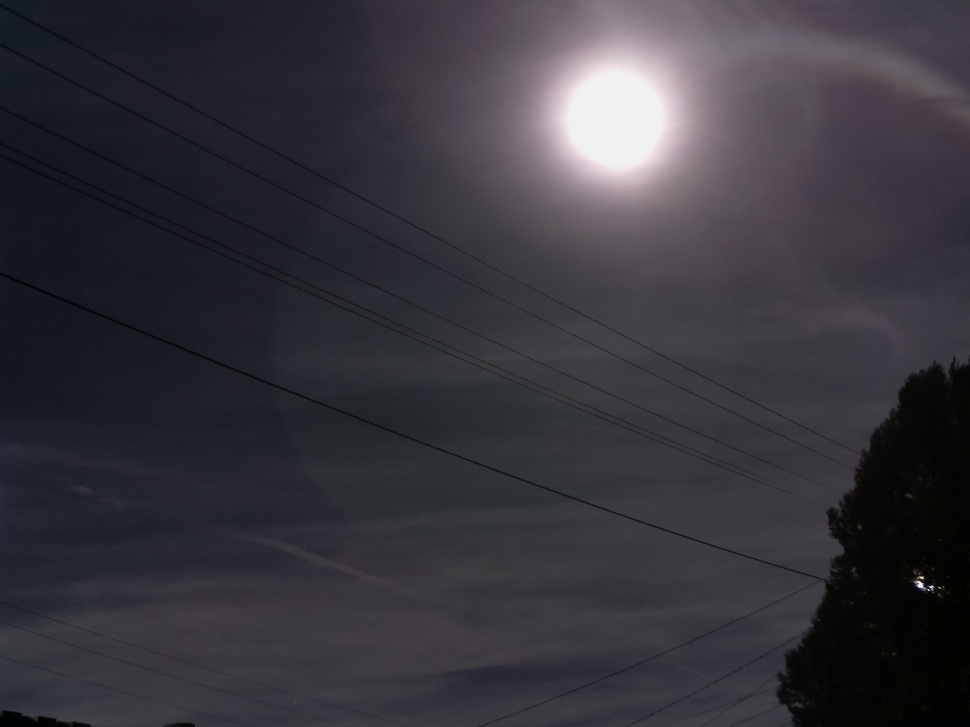
#> input picture sky.jpg, 970 x 727 px, shrunk from 2592 x 1944 before the run
$ python main.py
#> lines starting #> are read from the running program, lines starting #| are printed output that depends on the picture
import cv2
import numpy as np

TRESHHOLD = 0.85  # Treshold for object location. Any smaller match is rejected.
LENVIEW = 100  # Camera lens' angle of view in degrees

observerMode = False # If True, every result will be displayed with pictures.
showMatchingResult = True  # If True template matching result weill be displayed

im = cv2.imread('sky.jpg')  # This is the current photo of the night sky
#> im is the input picture: shape (727, 970, 3); mean B, G, R 60, 53, 54.8
picw = im.shape[1]  # Width of picture for mapping
#> picw = 970
pich = im.shape[0]  # Height of picture for mapping
#> pich = 727


# Returns with the location of the object
def GetObjLocation():
    sky_img = cv2.imread('sky.jpg', cv2.IMREAD_UNCHANGED)
    object_img = cv2.imread('object.jpg', cv2.IMREAD_UNCHANGED)  # object.jpg is the stellar object to track.
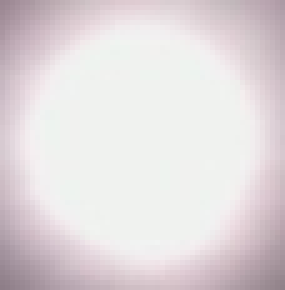
#> input picture object.JPG, 57 x 58 px, shrunk from 153 x 155 before the run, found by its file name (shown 5 times larger)
#> object_img is the input picture: shape (58, 57, 3); mean B, G, R 220.7, 218.5, 225.4


    if observerMode:
        cv2.imshow('Sky', sky_img)
        cv2.waitKey()
        cv2.destroyAllWindows()
        cv2.imshow('Object', object_img)
        cv2.waitKey()
        cv2.destroyAllWindows()

    result = cv2.matchTemplate(sky_img, object_img, cv2.TM_SQDIFF_NORMED)  # TODO: Handling missing result.
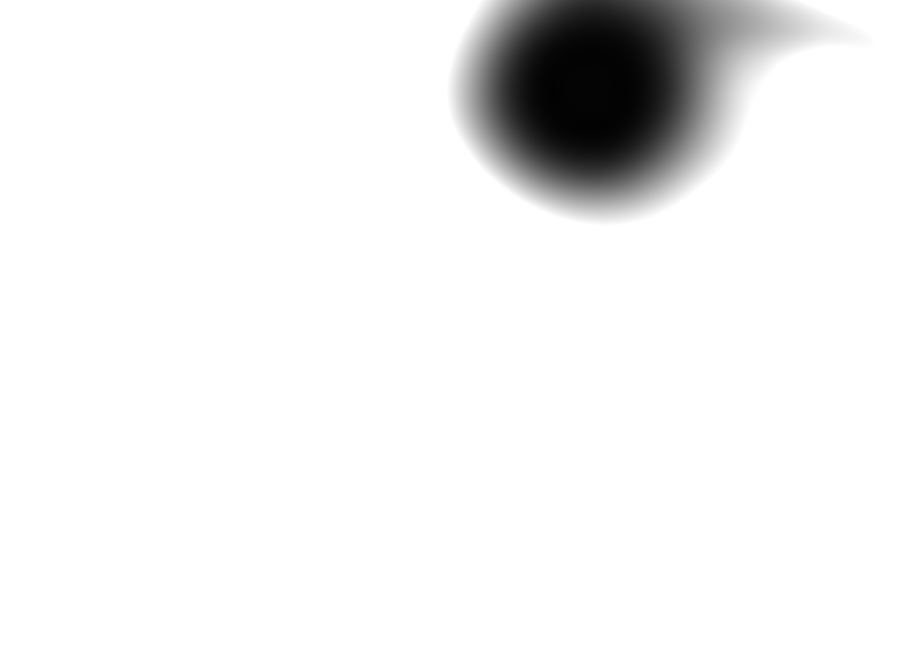
#> result: shape (670, 914) float32; min 0.00957, max 1, mean 0.941

    if showMatchingResult:
        cv2.imshow('Result', result)
        cv2.waitKey()
        cv2.destroyAllWindows()

    min_val, max_val, min_loc, max_loc = cv2.minMaxLoc(result)
#> min_val = 0.00957; max_val = 1; min_loc = (591, 125); max_loc = (0, 0)

    if (min_val > 1-TRESHHOLD):
        raise Exception("Matching unsuccesful. Try with another object or lower the treshhold.")

    if observerMode:
        try:
            w = object_img.shape[1]
            h = object_img.shape[0]

            cv2.rectangle(sky_img, min_loc, (min_loc[0] + w, min_loc[1] + h), (0, 255, 255), 2)

            t_yloc, t_xloc = np.where(result <= TRESHHOLD)

            len(t_yloc)
            len(t_xloc)
            rectangles = []
            for (x, y) in zip(t_xloc, t_yloc):
                rectangles.append([int(x), int(y), int(w), int(h)])
                rectangles, weights = cv2.groupRectangles(rectangles, 1, 0.2)

            rectangles, weights = cv2.groupRectangles(rectangles, 1, 0.2)

            for (x, y, w, h) in rectangles:
                cv2.rectangle(sky_img, (x, y), (x + w, y + h), (0, 255, 255), 2)

            cv2.imshow('Rectangles', sky_img)
            cv2.waitKey()
            cv2.destroyAllWindows()
        except:
            print("An error occured while trying to display results.")

    return min_loc


# Returns with movement scale. By knowing the field of view (FOV) of the camera (LENVIEW) a pixels value can be
# transformed to degrees as scale.
def GetMovementScale():
    if (picw != null & picw > 0 & pich != null & pich > 0):
        t_xscale = LENVIEW / picw  # 1 unit of picture width = t_xscale degrees
        t_yscale = LENVIEW / pich  # 1 unit of picture height = t_yscale degrees

    return t_xscale, t_yscale


# Returns the Manhattan distance of the location of the object from focus point of the lens (screen)
def GetManhattanDistance(t_xloc, t_yloc):
    if (t_xloc != null & t_yloc != null):
        t_xdist = t_xloc - picw / 2
        t_ydist = pich / 2 - t_yloc

    return t_xdist, t_ydist

# This is the virtual endpoint for the script. Had I had the hardware strong enough for rotating the camera gear
# commands could be sent to a RaspberryPI unit with an Arduino controlling the (servo) motors.
def MotorDummy(t_xdist, t_ydist, t_xscale, t_yscale):
    xdeg = t_xdist * t_xscale
    ydeg = t_ydist * t_yscale

    print("Horizontal angle correction required: " + str(round(xdeg)) + " [degrees]")
    print("Vertical angle correction required: " + str(round(ydeg)) + " [degrees]")

xloc, yloc = GetObjLocation()  # Locating the tracked object
#> xloc = 591; yloc = 125
#> (the run stopped early here; a loop or call above may not have finished)
